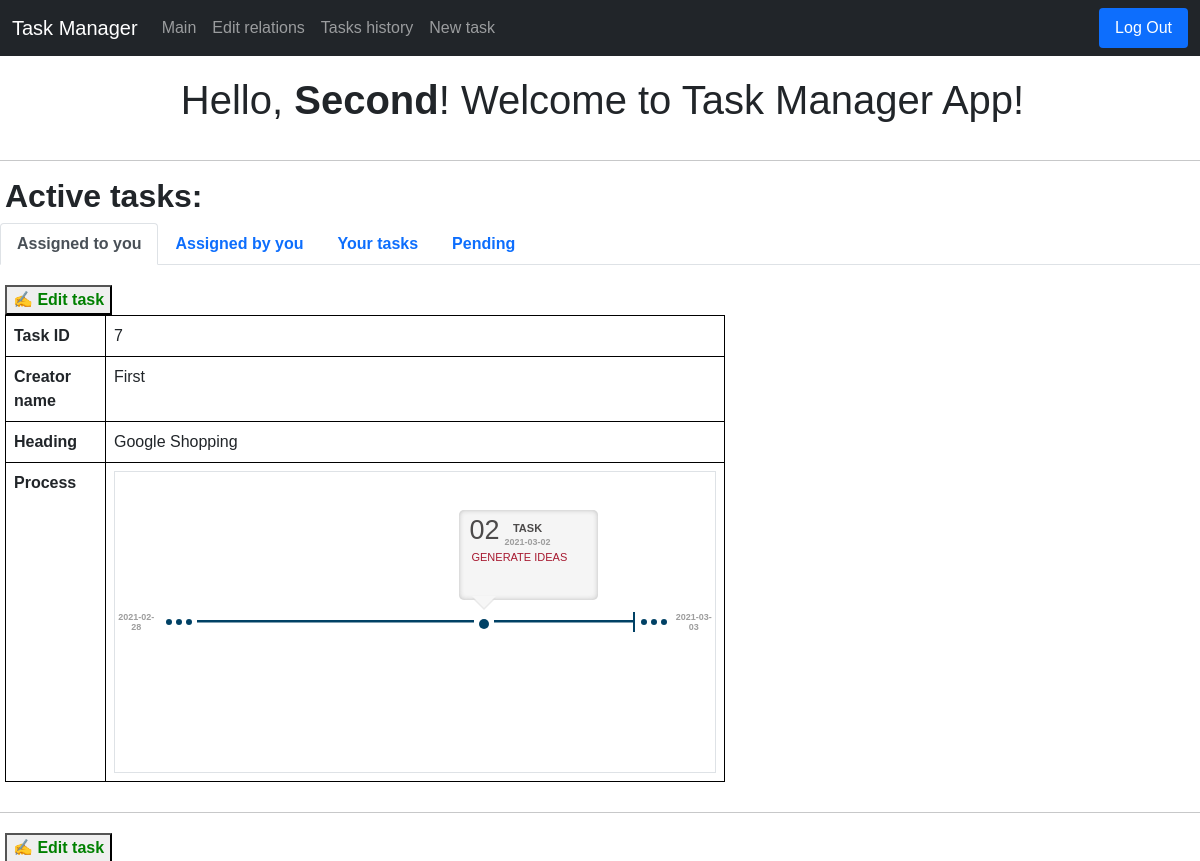
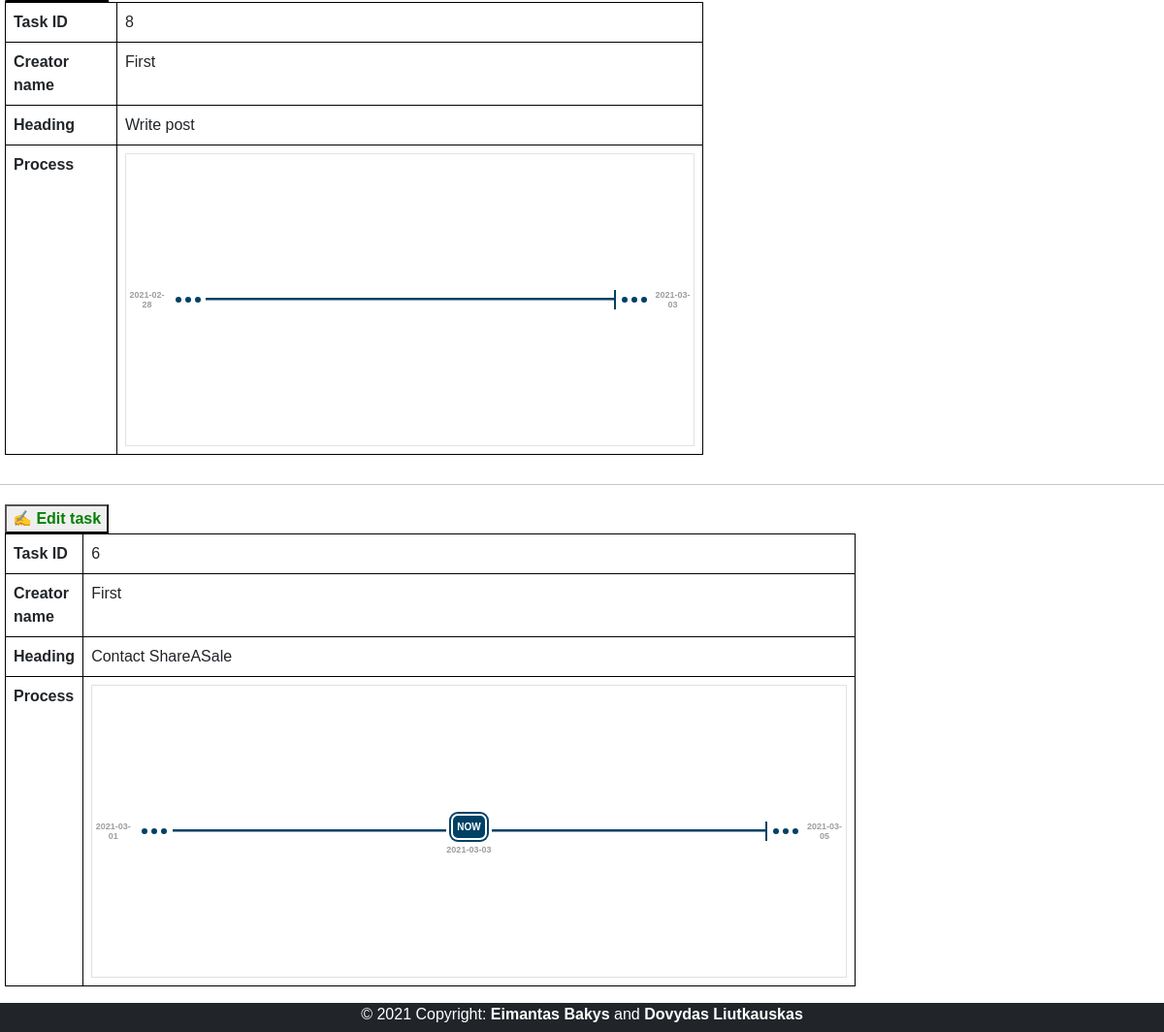
/ (signed in), run on the app's committed database (2 pictures, top to bottom).
### tables this page shows
CREATE TABLE users(user_id INTEGER PRIMARY KEY, name TEXT NOT NULL UNIQUE, hash TEXT NOT NULL, position TEXT, company TEXT, administrator INTEGER);

CREATE TABLE tasks(id INTEGER PRIMARY KEY, creator_id INTEGER, executor_id INTEGER, heading TEXT, description TEXT, creation_date TIMESTAMP, deadline_date TIMESTAMP, status INTEGER, pending INTEGER);

CREATE TABLE task_stages(id INTEGER PRIMARY KEY, task_id INTEGER, heading TEXT, description TEXT, date TIMESTAMP);

### application.py (the view, shortened to what this page needs)
@app.route("/", methods=["GET", "POST"])
def index():
    if request.method == "GET":
        if session.get("user_id") is None:
            return redirect("/login")
        else:
            connection = sqlite3.connect('data.db')
            db = connection.cursor()
            db.execute("SELECT * FROM tasks WHERE creator_id = ? ORDER BY deadline_date",
                       (session["user_id"],))
            creator = db.fetchall()
            db.execute(
                "SELECT SUM(pending) FROM tasks WHERE creator_id = ?", (session["user_id"],))
            creatorSum = db.fetchone()
            db.execute(
                "SELECT SUM(pending) FROM tasks WHERE executor_id = ?", (session["user_id"],))
            executorSum = db.fetchone()
            db.execute("SELECT * FROM tasks WHERE executor_id = ? ORDER BY deadline_date",
                       (session["user_id"],))
            executor = db.fetchall()
            db.execute("SELECT name FROM users WHERE user_id = ?",
                       (session["user_id"],))
            nameList = db.fetchone()
            name = nameList[0]
            db.execute("SELECT * FROM users")
            users = db.fetchall()
            db.execute("SELECT id, creator_id, executor_id, heading, description, creation_date, deadline_date, status, julianday(deadline_date) - julianday(creation_date) FROM tasks WHERE creator_id = ? OR executor_id = ? ORDER BY creation_date DESC",
                       (session["user_id"], session["user_id"]))
            rows = db.fetchall()
            db.execute("SELECT * FROM users")
            users = db.fetchall()
            db.execute("SELECT * FROM task_stages")
            task_stages = db.fetchall()
            now = date.today()
            db.execute(
                "SELECT julianday(?) - julianday(creation_date), id FROM tasks WHERE creator_id = ? OR executor_id = ? ORDER BY creation_date DESC",
                (now, session["user_id"], session["user_id"]))
            today = db.fetchall()
            db.execute(
                "SELECT julianday(task_stages.date) - julianday(tasks.creation_date), task_stages.id, task_stages.task_id, task_stages.heading, task_stages.description, task_stages.date  FROM tasks INNER JOIN task_stages ON tasks.id = task_stages.task_id")
            durations_and_stages = db.fetchall()
            return render_template("index.html", creator=creator, executor=executor, name=name, creatorSum=creatorSum, executorSum=executorSum, users=users, rows=rows, today=today, task_stages=task_stages, durations_and_stages=durations_and_stages, now=now)

### templates/index.html (shortened to what this page needs)
{% extends "layout.html" %}
{% block main %}
<head>
</head>
<h1 class="pageTitle">Hello, <b>{{ name }}</b>! Welcome to Task Manager App!</h1>
<hr>
<h2 style="margin-left: 5px;"><b>Active tasks:</b></h2>
<nav>
    <div class="nav nav-tabs" id="nav-tab" role="tablist">
        <button class="nav-link active" id="nav-executor-tab" data-bs-toggle="tab" data-bs-target="#nav-executor"
            type="button" role="tab" aria-controls="nav-executor" aria-selected="true"><b>Assigned to you</b></button>
        <button class="nav-link" id="nav-creator-tab" data-bs-toggle="tab" data-bs-target="#nav-creator" type="button"
            role="tab" aria-controls="nav-creator" aria-selected="false"><b>Assigned by you</b></button>
        <button class="nav-link" id="nav-yourTasks-tab" data-bs-toggle="tab" data-bs-target="#nav-yourTasks"
            type="button" role="tab" aria-controls="nav-yourTasks" aria-selected="false"><b>Your tasks</b></button>
        <button class="nav-link" id="nav-pending-tab" data-bs-toggle="tab" data-bs-target="#nav-pending" type="button"
            role="tab" aria-controls="nav-pending" aria-selected="false"><b>Pending</b></button>
    </div>
</nav>
<div class="tab-content" id="nav-tabContent">
    <div class="tab-pane fade show active" id="nav-executor" role="tabpanel" aria-labelledby="nav-executor-tab">
        {% for row in executor %}
        {% if row[1] != row[2] and row[7] == 0 and row[8] == 0 %}
        <div class="container-2" style="margin-top: 20px;">
            <form action="/" method="POST">
                <button type="submit" name="task_id" value="{{ row[0] }}" class="edit">&#9997; Edit task</button>
                <table class="table">
                    <tr class="borderr">
                        <th scope="col" class="borderName">Task ID</th>
                        <td class="borderr">{{ row[0] }} </td>
                    </tr>
                    <tr class="borderr">
                        <th scope="col" class="borderName">Creator name</th>
                        <td class="borderr">
                            {% for user in users %}
                            {% if user[0] == row[1] %}
                            {{ user[1] }}
                            {% endif %}
                            {% endfor %}
                        </td>
                    </tr>
                    <tr class="borderr">
                        <th scope="col" class="borderName" tyle="white-space: pre-wrap;">Heading</th>
                        <td class="borderr">{{ row[3] }}</td>
                    </tr>
                    {% include 'process.html' %}
                </table>
                <hr>
            </form>
        </div>
        {% endif %}
        {% endfor %}
    </div>
</div>
{% endblock %}

### templates/process.html
<tr class="borderr">
    <th scope="col" class="borderName">Process</th>
    <td class="borderr">
        <center>
            <div class="container-2 pre-line">
                {% for tasks_row in rows %}
                {% if row[0] == tasks_row[0] %}
                {% set duration_days = tasks_row[8] | int %}
                <div class="border">
                    <div class="Timeline">
                        <div class="MonthYear">{{tasks_row[5]}}</div>
                        <svg height="20" width="42">
                            <circle cx="11" cy="10" r="3" fill="#004165" />
                            <circle cx="21" cy="10" r="3" fill="#004165" />
                            <circle cx="31" cy="10" r="3" fill="#004165" />
                            <line x1="41" y1="0" x2="41" y2="20" style="stroke:#004165;stroke-width:2" />
                        </svg>
                        {% for i in range(duration_days) %}
                        {% for t in today %}
                        {% if t[1] == tasks_row[0] %}
                        {% set td = t[0] | int %}
                        {% if td == i%}
                        <div class="event1">
                            <div class="now">
                                NOW
                            </div>
                            <div class="MonthYear">{{now}}</div>
                        </div>
                        {% endif %}
                        {% endif %}
                        {% endfor %}
                        {% for stage in durations_and_stages %}
                        {% if stage[2] == tasks_row[0] %}
                        {% if i == stage[0] %}
                        {% set date = stage[5] %}
                        <div class="event1">
                            <div class="event1Bubble">
                                <div class="eventTime">
                                    <div class="DayDigit">{{ date[-2:]}}</div>
                                    <div class="Day">
                                        TASK
                                        <div class="MonthYear">{{ stage[5] }}</div>
                                    </div>
                                </div>
                                <div class="eventTitle">{{ stage[3] }}</div>
                            </div>
                            <svg height="20" width="20">
                                <circle cx="10" cy="11" r="5" fill="#004165" />
                            </svg>
                        </div>
                        {% endif %}
                        {% endif %}
                        {% endfor %}
                        <svg height="5" width="150">
                            <line x1="0" y1="0" x2="300" y2="0" style="stroke:#004165;stroke-width:5" />
                            Sorry, your browser does not support inline SVG.
                        </svg>
                        {% endfor %}
                        <svg height="20" width="42">
                            <line x1="1" y1="0" x2="1" y2="20" style="stroke:#004165;stroke-width:2" />
                            <circle cx="11" cy="10" r="3" fill="#004165" />
                            <circle cx="21" cy="10" r="3" fill="#004165" />
                            <circle cx="31" cy="10" r="3" fill="#004165" />
                        </svg>
                        <div class="MonthYear">{{tasks_row[6]}}</div>
                    </div>
                </div>
                {% endif %}
                {% endfor %}
            </div>
        </center>
    </td>
</tr>

### static/styles.css (style rules this page uses)
.pageTitle { padding: 20px; text-align: center; margin-left: 5px; }
.table { width: 60%; margin-left: 5px; margin-bottom: 30px; }
.borderr { border: 1px solid black; }
.borderName { width: 16%; }
.edit { margin-left: 5px; font-weight: bold; color: green; }
body { font-family: Verdana, Geneva, Tahoma, sans-serif }
.Timeline { display: flex; align-items: center; height: 300px; justify-content: center; }
.event1, .event2, .event3 { position: relative; }
.event1Bubble { position: absolute; background-color: rgba(158, 158, 158, 0.1); width: 139px; height: 90px; top: -100px; left: -15px; border-radius: 5px; box-shadow: inset 0 0 5px rgba(158, 158, 158, 0.64) }
.event1Bubble:after, .event1Bubble:before, .event2Bubble:after, .event2Bubble:before { content: ""; position: absolute; width: 0; height: 0; border-style: solid; border-color: transparent; border-bottom: 0; }
.event1Bubble:before { bottom: -10px; left: 13px; border-top-color: rgba(222, 222, 222, 0.66); border-width: 12px; }
.event1Bubble:after { bottom: -8px; left: 13px; border-top-color: #F6F6F6; border-width: 12px; }
.eventTime { display: flex; }
.DayDigit { font-size: 27px; font-family: "Arial Black", Gadget, sans-serif; margin-left: 10px; color: #4C4A4A; }
.Day { font-size: 11px; margin-left: 5px; font-weight: bold; margin-top: 10px; font-family: Arial, Helvetica, sans-serif; color: #4C4A4A; }
.MonthYear { font-weight: 600; line-height: 10px; color: #9E9E9E; font-size: 9px; }
.eventTitle { font-family: "Arial Black", Gadget, sans-serif; color: #a71930; font-size: 11px; text-transform: uppercase; display: flex; flex: 1; align-items: center; margin-left: 12px; margin-top: -2px; }
.now { background-color: #004165; color: white; border-radius: 7px; margin: 5px; padding: 4px; font-size: 10px; font-family: Arial, Helvetica, sans-serif; border: 2px solid white; font-weight: bold; box-shadow: 0 0 0 2px #004165 }

### templates/index.html (style rules this page uses)
.Timeline { display: flex; align-items: center; height: 300px; justify-content: center; }
.event1, .event2, .event3 { position: relative; }
.event1Bubble { position: absolute; background-color: rgba(158, 158, 158, 0.1); width: 139px; height: 90px; top: -100px; left: -15px; border-radius: 5px; box-shadow: inset 0 0 5px rgba(158, 158, 158, 0.64) }
.event1Bubble:after, .event1Bubble:before, .event2Bubble:after, .event2Bubble:before { content: ""; position: absolute; width: 0; height: 0; border-style: solid; border-color: transparent; border-bottom: 0; }
.event1Bubble:before { bottom: -10px; left: 13px; border-top-color: rgba(222, 222, 222, 0.66); border-width: 12px; }
.event1Bubble:after { bottom: -8px; left: 13px; border-top-color: #F6F6F6; border-width: 12px; }
.eventTime { display: flex; }
.DayDigit { font-size: 27px; font-family: "Arial Black", Gadget, sans-serif; margin-left: 10px; color: #4C4A4A; }
.Day { font-size: 11px; margin-left: 5px; font-weight: bold; margin-top: 10px; font-family: Arial, Helvetica, sans-serif; color: #4C4A4A; }
.MonthYear { font-weight: 600; line-height: 10px; color: #9E9E9E; font-size: 9px; }
.eventTitle { font-family: "Arial Black", Gadget, sans-serif; color: #a71930; font-size: 11px; text-transform: uppercase; display: flex; flex: 1; align-items: center; margin-left: 12px; margin-top: -2px; }
.now { background-color: #004165; color: white; border-radius: 7px; margin: 5px; padding: 4px; font-size: 10px; font-family: Arial, Helvetica, sans-serif; border: 2px solid white; font-weight: bold; box-shadow: 0 0 0 2px #004165 }

### data on the page
users: name "Second"
tasks: id "7", heading "Google Shopping", creation_date "2021-02-28", deadline_date "2021-03-03"
users: name "First"
task_stages: date "02", date "2021-03-02", heading "GENERATE IDEAS"
tasks: id "8", heading "Write post", creation_date "2021-02-28", deadline_date "2021-03-03"
tasks: id "6", heading "Contact ShareASale", creation_date "2021-03-01", deadline_date "2021-03-05"
